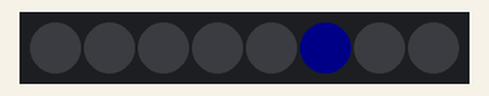
A program run on a simulated Raspberry Pi (BCM pin numbers) with a Blinkt!. Parts: 8 RGB LEDs in strip order, left to right. Dim RGB values are drawn brighter than linear. At 10.1 s the program stops and its outputs stay as they are.

Above: at 0.05 s.
At 1.16 s:
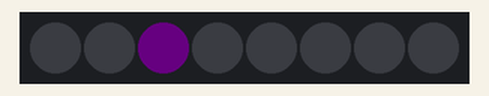
At 2.27 s:
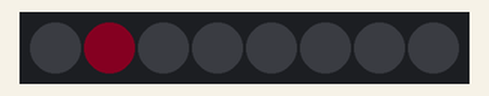
At 4.5 s:
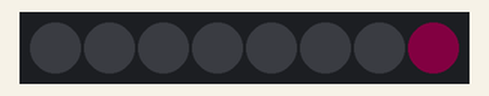
At 7.13 s:
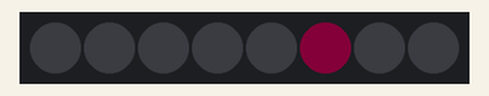
At 10.07 s:
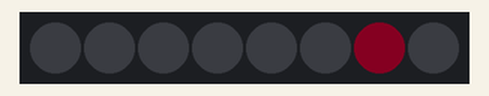
Timing chart, 0 to 11.6 s (numbered marks = the images above):
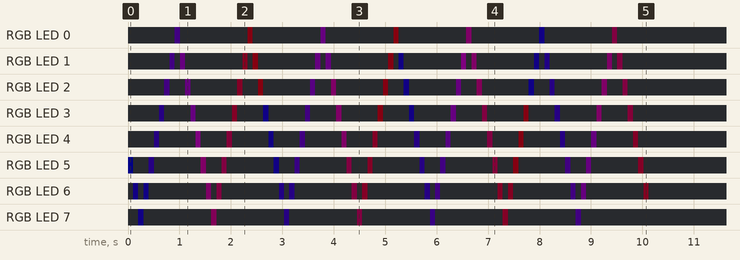

The program:

simpleLinear.py
```python
# imports
from blinkt import set_pixel, set_brightness, show, clear
import time

# set the brightness
set_brightness(0.05)

# methods
def side_to_side_motion(blink_number, sleep_time, pixel_number=4):
    """ will rotate light in side to side motion """
    # set direction
    direction = 1

    # loop
    for i in range(blink_number):
        # set the pixel
        if pixel_number == 7 or pixel_number == 0:
            direction = direction * -1
        pixel_number = pixel_number + direction

        # set the colors
        red = i * 10
        blue = 255 - red
        green = 0

        # clear the old pixel
        clear()

        # set the new pixel
        set_pixel(pixel_number, red, green, blue)
        show()

        # sleep
        time.sleep(sleep_time)

    # clear at the end of the loop
    clear()
    show()

def circular_motion(blink_number, sleep_time):
    """ will rotate light in circular motion """
    for i in range(blink_number):
        # set the pixel
        pixel_number = i % 8

        # set the colors
        red = i * 10
        blue = 255 - red
        green = 0

        # clear the old pixel
        clear()

        # set the new pixel
        set_pixel(pixel_number, red, green, blue)
        show()

        # sleep
        time.sleep(sleep_time)

    # clear at the end of the loop
    clear()
    show()

# call the function
side_to_side_motion(100, 0.1)
```

Measured:
- by itself, RGB LED 0: off → RGB(3, 0, 6) at 0.91 s, → off 0.10 s later, → RGB(8, 0, 1) 1.3 s later, → off 0.10 s later, … (14 changes in this stretch)
- by itself, RGB LED 7: off → RGB(1, 0, 8) at 0.20 s, → off 0.10 s later, → RGB(6, 0, 4) 1.3 s later, → off 0.10 s later, … (14 changes in this stretch)
